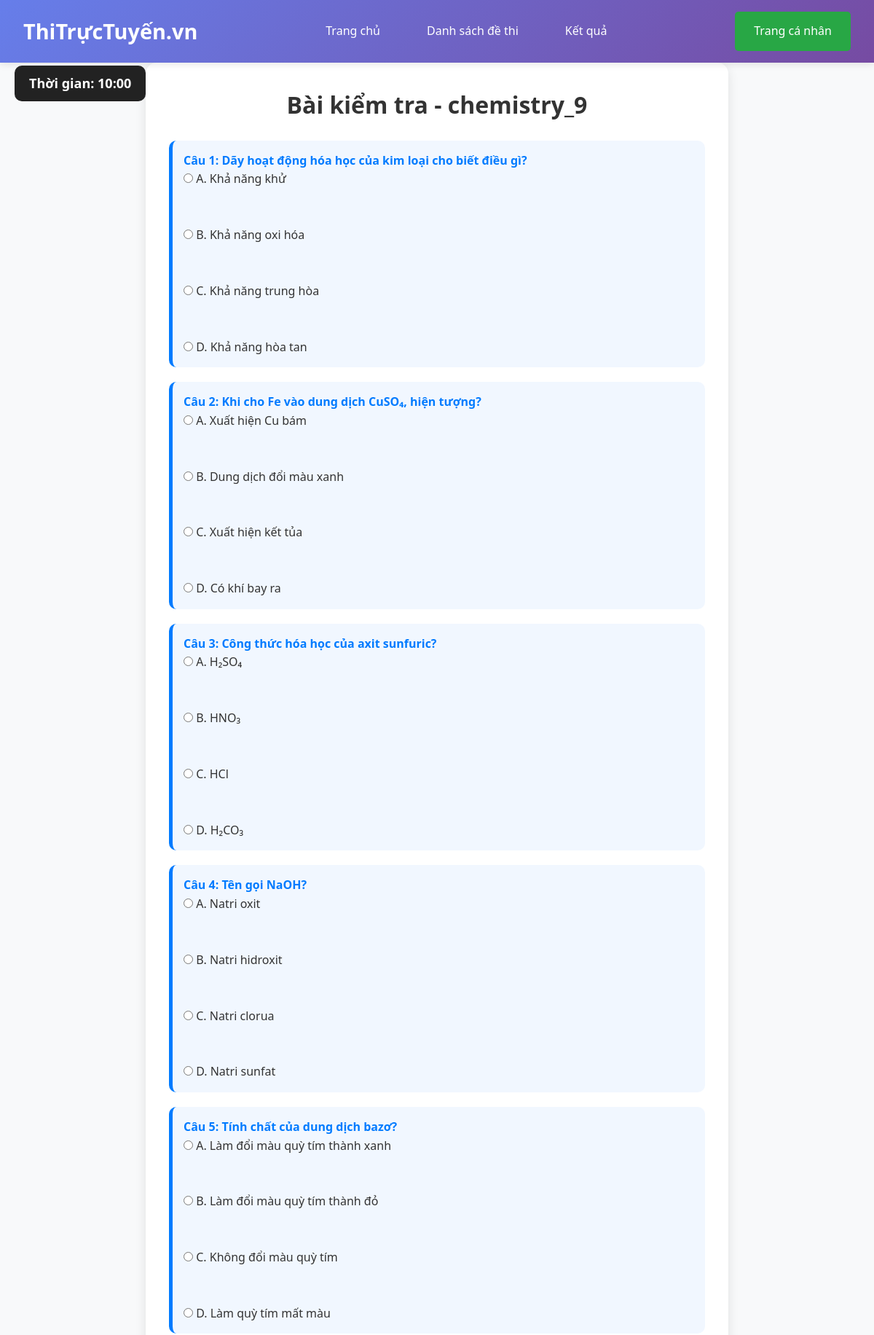
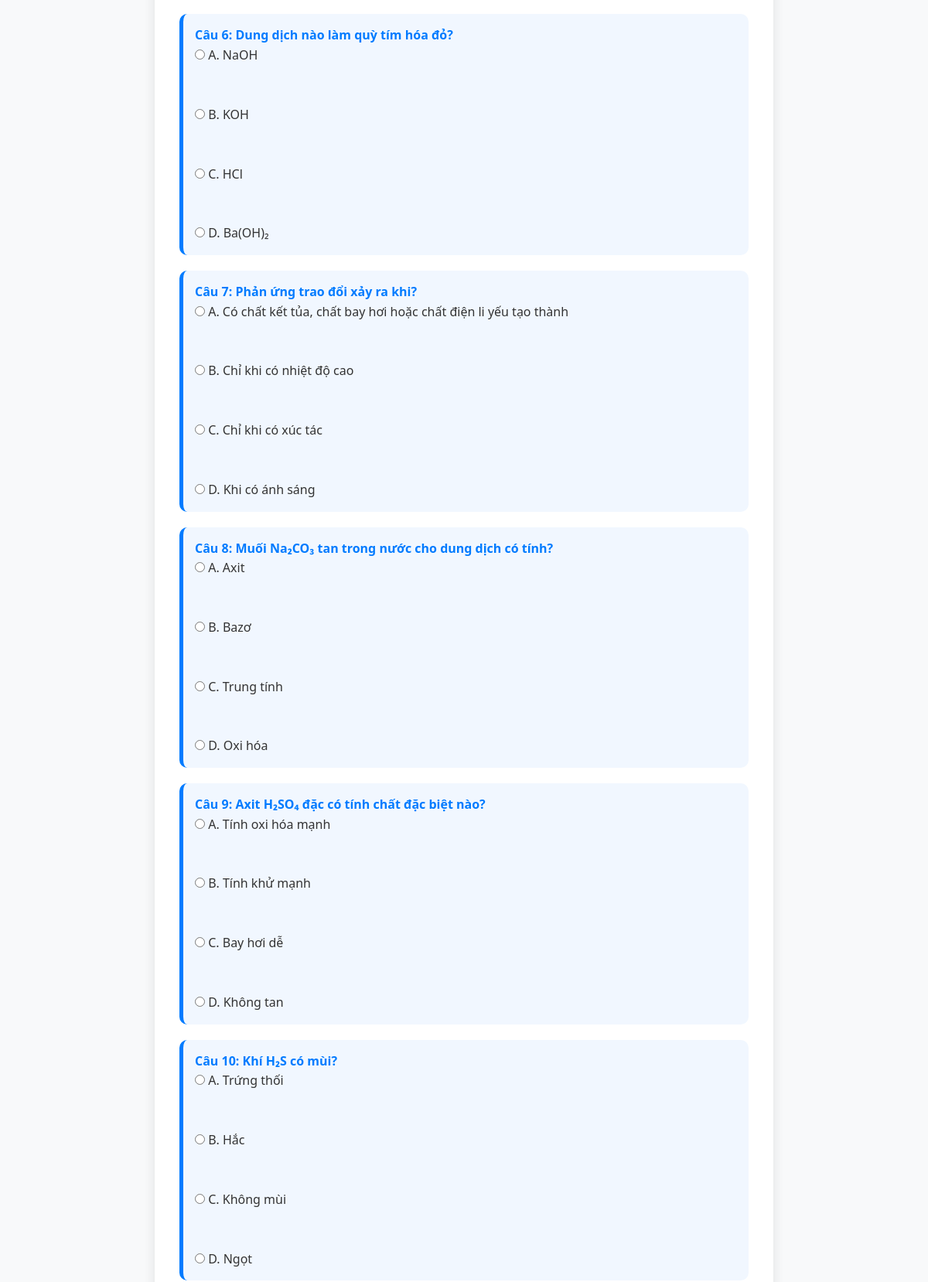
The page /exam_page.php?subject=chemistry_9 (signed in, upper part) on the database its author committed (2 pictures, top to bottom).
### tables this page shows
CREATE TABLE `question_chemistry_9` (
  `ID` int(11) NOT NULL,
  `SUBJECT` varchar(100) NOT NULL,
  `QUESTION` text NOT NULL,
  `OPTION_A` varchar(255) NOT NULL,
  `OPTION_B` varchar(255) NOT NULL,
  `OPTION_C` varchar(255) NOT NULL,
  `OPTION_D` varchar(255) NOT NULL,
  `CORRECT_OPTION` char(1) NOT NULL
);

### exam_page.php (the view, shortened to what this page needs)
<?php
include("config/db.php");
$tables = [
    'toan_tu_luan' => 'bai_toan_tu_luan',
    'math' => 'question_math',
    'chemistry_8' => 'question_chemistry_8',
    'chemistry_9' => 'question_chemistry_9',
    'chemistry_10' => 'question_chemistry_10',
    'chemistry_11' => 'question_chemistry_11',
    'chemistry_12' => 'question_chemistry_12',
    'physics_6'=> 'question_physics_6',
    'physics_7'=> 'question_physics_7',
    'physics_8'=> 'question_physics_8',
    'physics_9'=> 'question_physics_9',
    'physics_10'=> 'question_physics_10',
    'physics_11'=> 'question_physics_11',
    'physics_12'=> 'question_physics_12',
    'English_6'=> 'question_english_6',
    'English_7'=> 'question_english_7',
    'English_8'=> 'question_english_8',
    'English_9'=> 'question_english_9',
    'English_10'=> 'question_english_10',
    'English_11'=> 'question_english_11',
    'English_12'=> 'question_english_12',
];
$subject = $_GET['subject'] ?? '';
$table = $tables[$subject];
$sql = "SELECT * FROM `$table`";
$result = $conn->query($sql);
$stt = 1;
?>
<!DOCTYPE html>
<html lang="vi">
<head>
    <link rel="stylesheet" href="index.css">
    <link rel="stylesheet" href="exam_page.css">
    </head>
    <body>
    <?php if ($_SERVER['REQUEST_METHOD'] != 'POST') { ?>
        <div id="timer">Thời gian: <span id="time">10:00</span></div>
    <?php } ?>
    <header>
        <div class="header-container">
            <div class="logo">ThiTrựcTuyến.vn</div>
            <nav>
                <ul>
                    <li><a href="main_page.php">Trang chủ</a></li>
                    <li><a href="exam_list.php">Danh sách đề thi</a></li>
                    <li><a href="result.php">Kết quả</a></li>
                </ul>
            </nav>
            <div class="auth-buttons">
                <a class="btn btn-profie" href="profile.php">Trang cá nhân</a>
            </div>
        </div>
    </header>
    <div class="exam-container">
        <h2 class="exam-title">Bài kiểm tra - <?php echo htmlspecialchars($subject); ?></h2>
       <?php if ($_SERVER['REQUEST_METHOD'] != 'POST') { ?>
            <?php
            $subject = $_GET['subject'] ?? '';
            if ($subject != 'toan_tu_luan') {
            ?>
                <form method="post" action="">
                    <?php
                    if ($result && $result->num_rows > 0) {
                        while ($row = $result->fetch_assoc()) {
                            echo '<div class="question">';
                            echo "<b>Câu {$stt}: " . htmlspecialchars($row['QUESTION']) . "</b>";
                            echo '<div class="options">';
                            echo '<label><input type="radio" name="answer['.$stt.']" value="A"> A. ' . htmlspecialchars($row['OPTION_A']) . '</label><br>';
                            echo '<label><input type="radio" name="answer['.$stt.']" value="B"> B. ' . htmlspecialchars($row['OPTION_B']) . '</label><br>';
                            echo '<label><input type="radio" name="answer['.$stt.']" value="C"> C. ' . htmlspecialchars($row['OPTION_C']) . '</label><br>';
                            echo '<label><input type="radio" name="answer['.$stt.']" value="D"> D. ' . htmlspecialchars($row['OPTION_D']) . '</label>';
                            echo '</div>';
                            echo '</div>';
                            $stt++;
                        }
                    } else {
                        echo "Không có câu hỏi nào.";
                    }
                    ?>
                </form>
            <?php
            }
            ?>
        <?php } ?>
    </body>
</html>

### index.css (style rules this page uses)
* { margin: 0; padding: 0; box-sizing: border-box; }
body { font-family: 'Segoe UI', Tahoma, Geneva, Verdana, sans-serif; line-height: 1.6; color: #333; background-color: #f8f9fa; }
header { background: linear-gradient(135deg, #667eea 0%, #764ba2 100%); color: white; padding: 1rem 0; box-shadow: 0 2px 10px rgba(0,0,0,0.1); position: sticky; top: 0; z-index: 1000; }
.header-container { max-width: 1200px; margin: 0 auto; display: flex; justify-content: space-between; align-items: center; padding: 0 2rem; }
.logo { font-size: 1.8rem; font-weight: bold; color: white; text-decoration: none; }
nav ul { display: flex; list-style: none; gap: 2rem; }
nav a { color: white; text-decoration: none; padding: 0.5rem 1rem; border-radius: 5px; transition: background-color 0.3s; }
.auth-buttons { display: flex; gap: 1rem; }
.btn { padding: 0.75rem 1.5rem; border: none; border-radius: 5px; cursor: pointer; font-size: 1rem; font-weight: 500; text-decoration: none; display: inline-block; text-align: center; transition: all 0.3s ease; border: 2px solid transparent; }
.btn-profie { background-color: #28a745; color: white; }
.exam-container { max-width: 800px; margin: 0 auto; background: white; padding: 2rem; border-radius: 15px; box-shadow: 0 4px 15px rgba(0,0,0,0.1); }
.exam-title { text-align: center; margin-bottom: 1.5rem; color: #333; font-size: 2rem; }
.question { margin-bottom: 2.5rem; padding: 1.5rem; background: #f8f9fa; border-radius: 10px; border-left: 4px solid #007bff; }
.options { display: flex; flex-direction: column; gap: 0.8rem; }

### exam_page.css (style rules this page uses)
.question { background: #f1f7ff; padding: 15px; margin-bottom: 15px; border-radius: 10px; border-left: 5px solid #007bff; transition: 0.2s; }
.question b { color: #007bff; font-size: 16px; }
.question { margin-bottom: 20px; }
#timer { position: fixed; top: 90px; left: 20px; background: #222; color: #fff; padding: 10px 20px; border-radius: 10px; font-size: 18px; font-weight: bold; z-index: 9999; }

### rows shown on the page
question_chemistry_9: QUESTION "Dãy hoạt động hóa học của kim loại cho biết điều gì?", OPTION_A "Khả năng khử", OPTION_B "Khả năng oxi hóa", OPTION_C "Khả năng trung hòa", OPTION_D "Khả năng hòa tan"
question_chemistry_9: QUESTION "Khi cho Fe vào dung dịch CuSO₄, hiện tượng?", OPTION_A "Xuất hiện Cu bám", OPTION_B "Dung dịch đổi màu xanh", OPTION_C "Xuất hiện kết tủa", OPTION_D "Có khí bay ra"
question_chemistry_9: QUESTION "Công thức hóa học của axit sunfuric?", OPTION_A "H₂SO₄", OPTION_B "HNO₃", OPTION_C "HCl", OPTION_D "H₂CO₃"
question_chemistry_9: QUESTION "Tên gọi NaOH?", OPTION_A "Natri oxit", OPTION_B "Natri hidroxit", OPTION_C "Natri clorua", OPTION_D "Natri sunfat"
question_chemistry_9: QUESTION "Tính chất của dung dịch bazơ?", OPTION_A "Làm đổi màu quỳ tím thành xanh", OPTION_B "Làm đổi màu quỳ tím thành đỏ", OPTION_C "Không đổi màu quỳ tím", OPTION_D "Làm quỳ tím mất màu"
question_chemistry_9: QUESTION "Dung dịch nào làm quỳ tím hóa đỏ?", OPTION_A "NaOH", OPTION_B "KOH", OPTION_C "HCl", OPTION_D "Ba(OH)₂"
question_chemistry_9: QUESTION "Phản ứng trao đổi xảy ra khi?", OPTION_A "Có chất kết tủa, chất bay hơi hoặc chất điện li yếu tạo thành", OPTION_B "Chỉ khi có nhiệt độ cao", OPTION_C "Chỉ khi có xúc tác", OPTION_D "Khi có ánh sáng"
question_chemistry_9: QUESTION "Muối Na₂CO₃ tan trong nước cho dung dịch có tính?", OPTION_A "Axit", OPTION_B "Bazơ", OPTION_C "Trung tính", OPTION_D "Oxi hóa"
question_chemistry_9: QUESTION "Axit H₂SO₄ đặc có tính chất đặc biệt nào?", OPTION_A "Tính oxi hóa mạnh", OPTION_B "Tính khử mạnh", OPTION_C "Bay hơi dễ", OPTION_D "Không tan"
question_chemistry_9: QUESTION "Khí H₂S có mùi?", OPTION_A "Trứng thối", OPTION_B "Hắc", OPTION_C "Không mùi", OPTION_D "Ngọt"

### other values the page prints
$subject "chemistry_9"
